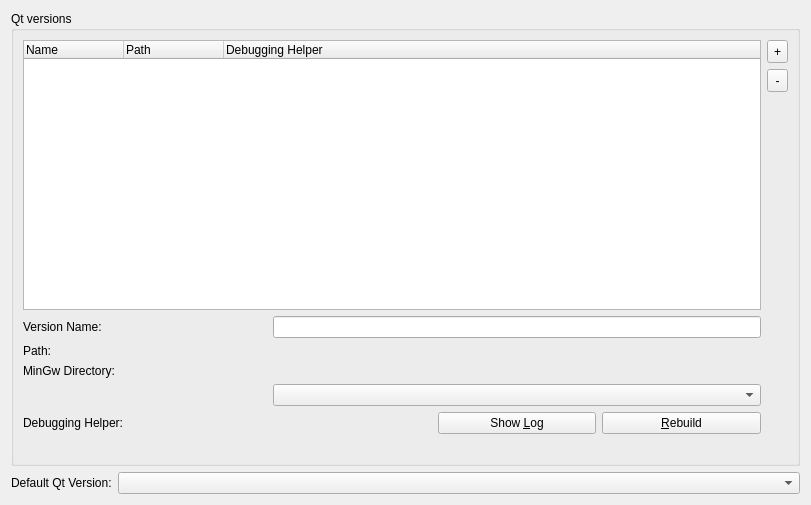
<?xml version="1.0" encoding="UTF-8"?>
<ui version="4.0">
 <class>ProjectExplorer::Internal::QtVersionManager</class>
 <widget class="QWidget" name="ProjectExplorer::Internal::QtVersionManager">
  <property name="geometry">
   <rect>
    <x>0</x>
    <y>0</y>
    <width>811</width>
    <height>505</height>
   </rect>
  </property>
  <property name="windowTitle">
   <string>Form</string>
  </property>
  <layout class="QVBoxLayout" name="verticalLayout">
   <item>
    <widget class="QGroupBox" name="groupBox">
     <property name="title">
      <string>Qt versions</string>
     </property>
     <layout class="QGridLayout" name="gridLayout_2">
      <item row="0" column="3">
       <layout class="QVBoxLayout">
        <property name="spacing">
         <number>6</number>
        </property>
        <property name="margin">
         <number>0</number>
        </property>
        <item>
         <widget class="QToolButton" name="addButton">
          <property name="minimumSize">
           <size>
            <width>21</width>
            <height>23</height>
           </size>
          </property>
          <property name="text">
           <string>+</string>
          </property>
         </widget>
        </item>
        <item>
         <widget class="QToolButton" name="delButton">
          <property name="minimumSize">
           <size>
            <width>21</width>
            <height>23</height>
           </size>
          </property>
          <property name="text">
           <string>-</string>
          </property>
         </widget>
        </item>
        <item>
         <spacer>
          <property name="orientation">
           <enum>Qt::Vertical</enum>
          </property>
          <property name="sizeHint" stdset="0">
           <size>
            <width>10</width>
            <height>40</height>
           </size>
          </property>
         </spacer>
        </item>
       </layout>
      </item>
      <item row="0" column="0" colspan="3">
       <widget class="QTreeWidget" name="qtdirList">
        <property name="uniformRowHeights">
         <bool>true</bool>
        </property>
        <property name="itemsExpandable">
         <bool>false</bool>
        </property>
        <property name="columnCount">
         <number>3</number>
        </property>
        <column>
         <property name="text">
          <string>Name</string>
         </property>
        </column>
        <column>
         <property name="text">
          <string>Path</string>
         </property>
        </column>
        <column>
         <property name="text">
          <string>Debugging Helper</string>
         </property>
        </column>
       </widget>
      </item>
      <item row="1" column="0">
       <widget class="QLabel" name="versionNameLabel">
        <property name="text">
         <string>Version Name:</string>
        </property>
       </widget>
      </item>
      <item row="1" column="1" colspan="2">
       <widget class="QLineEdit" name="nameEdit"/>
      </item>
      <item row="2" column="0">
       <widget class="QLabel" name="pathLabel">
        <property name="text">
         <string>Path:</string>
        </property>
       </widget>
      </item>
      <item row="3" column="0">
       <widget class="QLabel" name="mingwLabel">
        <property name="text">
         <string>MinGw Directory:</string>
        </property>
       </widget>
      </item>
      <item row="6" column="0" colspan="4">
       <widget class="QLabel" name="errorLabel">
        <property name="text">
         <string/>
        </property>
       </widget>
      </item>
      <item row="4" column="1" colspan="2">
       <widget class="QComboBox" name="msvcComboBox"/>
      </item>
      <item row="2" column="1" colspan="2">
       <widget class="Core::Utils::PathChooser" name="qtPath" native="true"/>
      </item>
      <item row="3" column="1" colspan="2">
       <widget class="Core::Utils::PathChooser" name="mingwPath" native="true"/>
      </item>
      <item row="5" column="0">
       <widget class="QLabel" name="label">
        <property name="text">
         <string>Debugging Helper:</string>
        </property>
       </widget>
      </item>
      <item row="5" column="1" colspan="2">
       <layout class="QHBoxLayout" name="horizontalLayout_2">
        <item>
         <widget class="QLabel" name="debuggingHelperStateLabel">
          <property name="text">
           <string/>
          </property>
         </widget>
        </item>
        <item>
         <widget class="QPushButton" name="showLogButton">
          <property name="text">
           <string>Show &amp;Log</string>
          </property>
         </widget>
        </item>
        <item>
         <widget class="QPushButton" name="rebuildButton">
          <property name="text">
           <string>&amp;Rebuild</string>
          </property>
         </widget>
        </item>
       </layout>
      </item>
     </layout>
    </widget>
   </item>
   <item>
    <layout class="QHBoxLayout" name="horizontalLayout">
     <item>
      <widget class="QLabel" name="defaultLabel">
       <property name="text">
        <string>Default Qt Version:</string>
       </property>
      </widget>
     </item>
     <item>
      <widget class="QComboBox" name="defaultCombo">
       <property name="sizePolicy">
        <sizepolicy hsizetype="MinimumExpanding" vsizetype="Fixed">
         <horstretch>0</horstretch>
         <verstretch>0</verstretch>
        </sizepolicy>
       </property>
      </widget>
     </item>
    </layout>
   </item>
  </layout>
 </widget>
 <customwidgets>
  <customwidget>
   <class>Core::Utils::PathChooser</class>
   <extends>QWidget</extends>
   <header location="global">utils/pathchooser.h</header>
   <container>1</container>
  </customwidget>
 </customwidgets>
 <tabstops>
  <tabstop>qtdirList</tabstop>
  <tabstop>delButton</tabstop>
  <tabstop>nameEdit</tabstop>
  <tabstop>defaultCombo</tabstop>
 </tabstops>
 <resources/>
 <connections/>
</ui>
